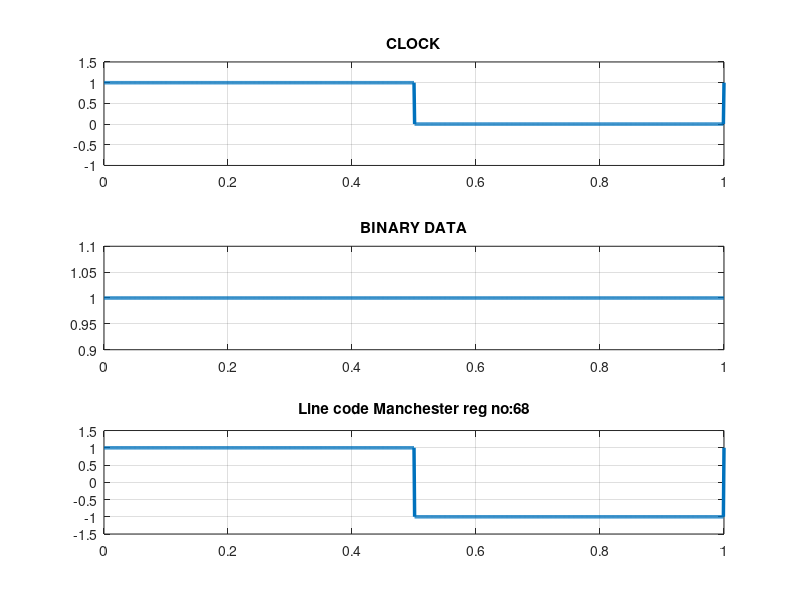

Here is the MATLAB script that generated this plot:
b = input('Enter bit message');
n=1;
l=length(b);
b(l+1)=1;
while n<length(b)
t=n-1:0.001:n;
y = t<=(n-0.5)+(t==n);
subplot(3,1,1);
d=plot(t,y);grid on;
title('CLOCK');
set(d,'LineWidth',2.5);
hold on;
axis([0 length(b)-1 -1 1.5]);
n=n+1;
end
n=1;
subplot(3,1,2);
while n<length(b)
t=n-1:0.001:n;
if b(n) == 0
if b(n+1)==0 
y=(t>n);
    else
        y=(t==n);
    end
else
    if b(n+1)==0
        y=(t<n);
    else
        y=(t<=n);
    end 
end
    d=plot(t,y);grid on;
    title('BINARY DATA');
    set(d,'LineWidth',2.5);
    hold on;
    n=n+1; 
end
n=1;
subplot(3,1,3);
while n<length(b)
    t=n-1:0.001:n;
if b(n) == 0
    if b(n+1)==0  
        y=-(t<n-0.5)+(t>=n-0.5)-2*(t==n);
    else
        y=-(t<n-0.5)+(t>=n-0.5);
    end
else
    if b(n+1)==0
        y=(t<=n-0.5)-(t>n-0.5);
    else
        y=(t<=n-0.5)-(t>n-0.5)+2*(t==n);
    end 
end
    d=plot(t,y);grid on;
    title('Line code Manchester reg no:68');
    set(d,'LineWidth',2.5);
    hold on;
    axis([0 length(b)-1 -1.5 1.5]);
n=n+1; 
end
